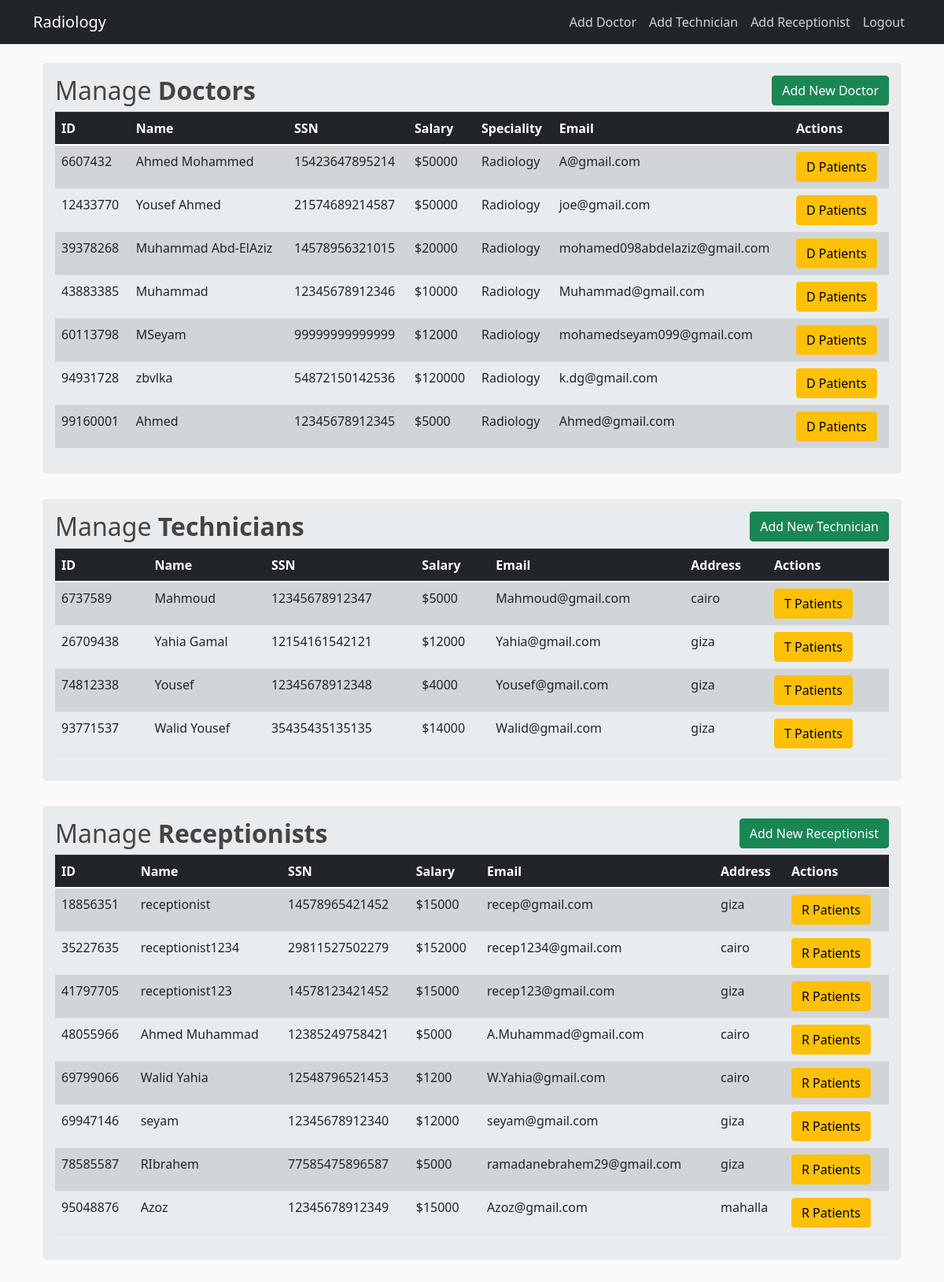
The page /admin (signed in) on the database its author committed.
### RIS/models.py (models this page shows, shortened)
class Doctor(db.Model):
    id = db.Column(db.Integer, primary_key=True)
    name = db.Column(db.String(50), unique=False, nullable=False)
    ssn = db.Column(db.String(14), unique=True, nullable=False)
    dob = db.Column(db.DateTime, nullable=False)
    speciality = db.Column(db.String(20), nullable=False)
    salary = db.Column(db.Integer, nullable=False, default=5000)
    email = db.Column(db.String(120), unique=True, nullable=False)
    gender = db.Column(db.String(6), nullable=False)
    scans = db.relationship('Scan', backref='doctor', lazy=True)

class Technician(db.Model):
    id = db.Column(db.Integer, primary_key=True)
    name = db.Column(db.String(50), unique=False, nullable=False)
    ssn = db.Column(db.String(14), unique=True, nullable=False)
    dob = db.Column(db.DateTime, nullable=False)
    date_created = db.Column(db.DateTime, nullable=False, default = datetime.utcnow())
    email = db.Column(db.String(120), unique=True, nullable=False)
    gender = db.Column(db.String(6), nullable=False)
    address = db.Column(db.String(200))
    salary = db.Column(db.Integer, nullable=False, default=5000)
    scans = db.relationship('Scan', backref='technician', lazy=True)

class Receptionist(db.Model):
    id = db.Column(db.Integer, primary_key=True)
    name = db.Column(db.String(50), unique=False, nullable=False)
    ssn = db.Column(db.String(14), unique=True, nullable=False)
    dob = db.Column(db.DateTime, nullable=False)
    date_created = db.Column(db.DateTime, nullable=False, default=datetime.utcnow())
    email = db.Column(db.String(120), unique=True, nullable=False)
    gender = db.Column(db.String(6), nullable=False)
    address = db.Column(db.String(200))
    salary = db.Column(db.Integer, nullable=False, default=5000)
    scans = db.relationship('Scan', backref='receptionist', lazy=True)

### RIS/routes.py (the view)
@app.route("/admin")
@login_required
def admin():
    if current_user.is_authenticated:
        if current_user.email[-5] == 'A':
            doctors = Doctor.query.all()
            receptionists = Receptionist.query.all()
            technicians = Technician.query.all()
            return render_template('admin.html', doctors=doctors, receptionists=receptionists, technicians=technicians)
        else:
            abort(403)
    return redirect(url_for('login'))

### RIS/models.py (called while the page is built)
@login_manager.user_loader
def load_user(user_id):
    return User.query.get(int(user_id))

### RIS/templates/admin.html (shortened to what this page needs)
{% extends "layout.html" %}
{% block navbar %}
    <a class="nav-item nav-link" href="{{ url_for('addDoctor') }}">Add Doctor</a>
    <a class="nav-item nav-link" href="{{ url_for('addTechnician') }}">Add Technician</a>
    <a class="nav-item nav-link" href="{{ url_for('addReceptionist') }}">Add Receptionist</a>
    <a class="nav-item nav-link" href="{{ url_for('logout') }}">Logout</a>
{% endblock navbar %}
{% block content %}
<div class="container">
    <div class="row">
        <div class="col md-12">
            <div class="jumbotron p-3">
                <h2> Manage <b>Doctors</b>
                    <button type="button" class="btn btn-success float-right "
                        onclick=location.href='{{url_for("addDoctor")}}'>Add New Doctor
                    </button>
                </h2>
                <table class="table table-hover table-striped mydatatable">
                    <thead class="thead-dark">
                        <tr>
                            <th>ID</th>
                            <th>Name</th>
                            <th>SSN</th>
                            <th>Salary</th>
                            <th>Speciality</th>
                            <th>Email</th>
                            <th>Actions</th>
                        </tr>
                    </thead>
                    <tbody>
                        {% for row in doctors %}
                            <tr>
                                <td>{{row.id}}</td>
                                <td>{{row.name}}</td>
                                <td>{{row.ssn}}</td>
                                <td>${{row.salary }}</td>
                                <td>{{row.speciality}}</td>
                                <td>{{row.email}}</td>
                                <td><a href="{{url_for('doc_patients', id =row.id )}}"  class="btn btn-warning btn-xs">D Patients</a></td>
                            </tr>
                        {% endfor %}
                    </tbody>
                </table>
            </div>
        </div>
    </div>
    <div class="row">
        <div class="col md-12">
            <div class="jumbotron p-3">
                <h2> Manage <b>Technicians</b>
                    <button type="button" class="btn btn-success float-right "
                        onclick=location.href='{{url_for("addTechnician")}}'>Add New Technician
                    </button>
                </h2>
                <table class="table table-hover table-striped mydatatable">
                    <thead class="thead-dark">
                        <tr>
                            <th>ID</th>
                            <th>Name</th>
                            <th>SSN</th>
                            <th>Salary</th>
                            <th>Email</th>
                            <th>Address</th>
                            <th>Actions</th>
                        </tr>
                    </thead>
                    <tbody>
                        {% for row in technicians %}
                            <tr>
                                <td>{{ row.id }}</td>
                                <td>{{ row.name }}</td>
                                <td>{{ row.ssn }}</td>
                                <td>${{row.salary }}</td>
                                <td>{{ row.email }}</td>
                                <td>{{ row.address }}</td>
                                <td><a href="{{url_for('tech_patients', id =row.id )}}"  class="btn btn-warning btn-xs">T Patients</a></td>
                            </tr>
                        {% endfor %}
                    </tbody>
                </table>
            </div>
        </div>
    </div>
    <div class="row">
        <div class="col md-12">
            <div class="jumbotron p-3">
                <h2> Manage <b>Receptionists</b>
                    <button type="button" class="btn btn-success float-right "
                        onclick=location.href='{{url_for("addReceptionist")}}'>Add New Receptionist
                    </button>
                </h2>
                <table class="table table-hover table-striped mydatatable">
                    <thead class="thead-dark">
                        <tr>
                            <th>ID</th>
                            <th>Name</th>
                            <th>SSN</th>
                            <th>Salary</th>
                            <th>Email</th>
                            <th>Address</th>
                            <th>Actions</th>
                        </tr>
                    </thead>
                    <tbody>
                        {% for row in receptionists %}
                            <tr>
                                <td>{{ row.id }}</td>
                                <td>{{ row.name }}</td>
                                <td>{{ row.ssn }}</td>
                                <td>${{row.salary }}</td>
                                <td>{{ row.email }}</td>
                                <td>{{ row.address }}</td>
                                <td><a href="{{url_for('recep_patients', id =row.id )}}"  class="btn btn-warning btn-xs">R Patients</a></td>
                            </tr>
                        {% endfor %}
                    </tbody>
                </table>
            </div>
        </div>
    </div>
</div>
{% endblock %}

### RIS/templates/layout.html (shortened to what this page needs)
<!DOCTYPE html>
<html>
<head>
    <link rel="stylesheet" href="https://maxcdn.bootstrapcdn.com/bootstrap/4.0.0/css/bootstrap.min.css">
<link href="https://cdn.jsdelivr.net/npm/bootstrap@5.0.0-beta1/dist/css/bootstrap.min.css" rel="stylesheet">
    <link rel="stylesheet" type="text/css" href="https://cdn.datatables.net/v/dt/dt-1.10.23/datatables.min.css"/>
    <link rel="stylesheet" type="text/css" href="{{ url_for('static', filename='main.css') }}">
</head>
<body>
    <header class="site-header">
      <nav class="navbar navbar-expand-md navbar-dark bg-steel fixed-top">
        <div class="container">
          {% block homepage %}
          <a class="navbar-brand mr-4" href="/">Radiology</a>
          {% endblock homepage %}
          <div class="collapse navbar-collapse" id="navbarToggle">
            <div class="navbar-nav">
              {% if current_user.is_authenticated %}
                {% block navbar %}{% endblock navbar %}
              {% else %}
                <a class="nav-item nav-link" href="/login">Login</a>
              {% endif %}
            </div>
          </div>
        </div>
      </nav>
    </header>
    <main role="main" class="container mb-3 mt-3">
        {% block content %}{% endblock %}
    </main>
</body>
</html>

### RIS/static/main.css (style rules this page uses)
body { background: #fafafa; color: #333333; margin-top: 5rem; }
h1, h2, h3, h4, h5, h6 { color: #444444; }
.bg-steel { background-color: #212529; }
.site-header .navbar-nav .nav-link { color: #cbd5db; }

### rows shown on the page
Doctor: id "6607432", name "Ahmed Mohammed", ssn "15423647895214", salary "50000", speciality "Radiology", email "A@gmail.com"
Doctor: id "12433770", name "Yousef Ahmed", ssn "21574689214587", salary "50000", speciality "Radiology", email "joe@gmail.com"
Doctor: id "39378268", name "Muhammad Abd-ElAziz", ssn "14578956321015", salary "20000", speciality "Radiology", email "mohamed098abdelaziz@gmail.com"
Doctor: id "43883385", name "Muhammad", ssn "12345678912346", salary "10000", speciality "Radiology", email "Muhammad@gmail.com"
Doctor: id "60113798", name "MSeyam", ssn "99999999999999", salary "12000", speciality "Radiology", email "mohamedseyam099@gmail.com"
Doctor: id "94931728", name "zbvlka", ssn "54872150142536", salary "120000", speciality "Radiology", email "k.dg@gmail.com"
Doctor: id "99160001", name "Ahmed", ssn "12345678912345", salary "5000", speciality "Radiology", email "Ahmed@gmail.com"
Technician: id "6737589", name "Mahmoud", ssn "12345678912347", salary "5000", email "Mahmoud@gmail.com", address "cairo"
Technician: id "26709438", name "Yahia Gamal", ssn "12154161542121", salary "12000", email "Yahia@gmail.com", address "giza"
Technician: id "74812338", name "Yousef", ssn "12345678912348", salary "4000", email "Yousef@gmail.com", address "giza"
Technician: id "93771537", name "Walid Yousef", ssn "35435435135135", salary "14000", email "Walid@gmail.com", address "giza"
Receptionist: id "18856351", name "receptionist", ssn "14578965421452", salary "15000", email "recep@gmail.com", address "giza"
Receptionist: id "35227635", name "receptionist1234", ssn "29811527502279", salary "152000", email "recep1234@gmail.com", address "cairo"
Receptionist: id "41797705", name "receptionist123", ssn "14578123421452", salary "15000", email "recep123@gmail.com", address "giza"
Receptionist: id "48055966", name "Ahmed Muhammad", ssn "12385249758421", salary "5000", email "A.Muhammad@gmail.com", address "cairo"
Receptionist: id "69799066", name "Walid Yahia", ssn "12548796521453", salary "1200", email "W.Yahia@gmail.com", address "cairo"
Receptionist: id "69947146", name "seyam", ssn "12345678912340", salary "12000", email "seyam@gmail.com", address "giza"
Receptionist: id "78585587", name "RIbrahem", ssn "77585475896587", salary "5000", email "ramadanebrahem29@gmail.com", address "giza"
Receptionist: id "95048876", name "Azoz", ssn "12345678912349", salary "15000", email "Azoz@gmail.com", address "mahalla"
